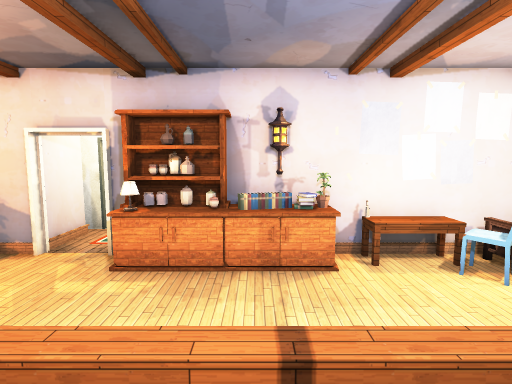
[1] (above)

14 first-person views from a walk through a Unity game level. The camera is 1.25 m above the floor, tilts 6° down and sees 80° across. The floor is counted in squares, 0.8 m on a side. Each view is taken from the middle of a square. On the plan, view 1 faces up. The plan holds only what a view shows up to about 15 squares ahead; the rest is blank. The place goes on beyond the plan. The player is left out. Some animated figures are left out. Door leaves are left out, so doorways stand open. Some surface patterns are stand-ins.

[2]
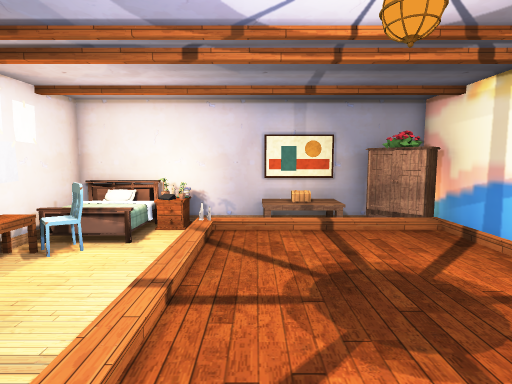

[3]
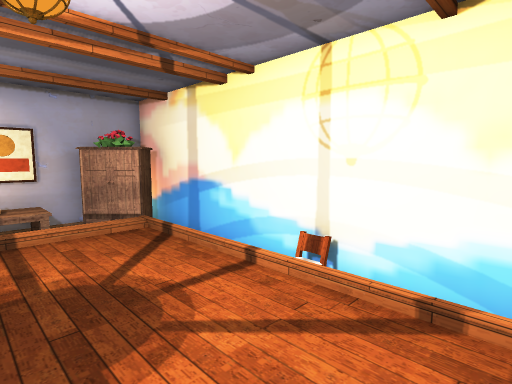

[4]
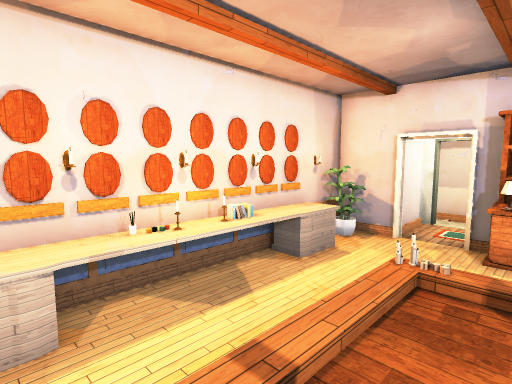

[5]
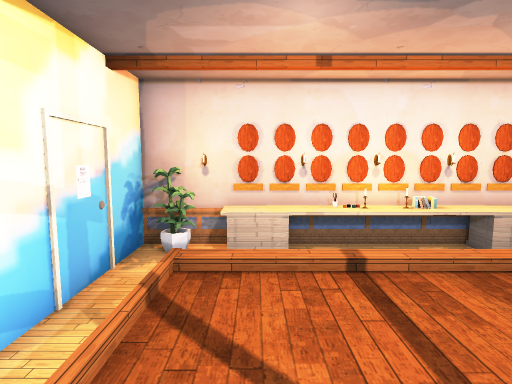

[6]
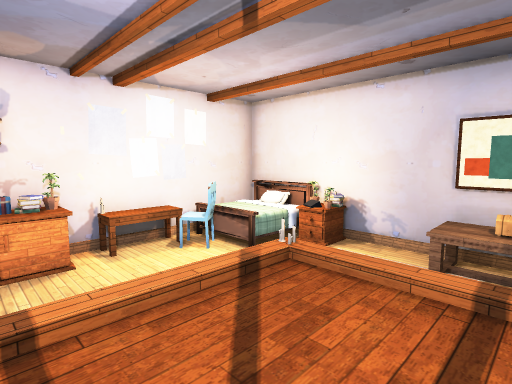

[7]
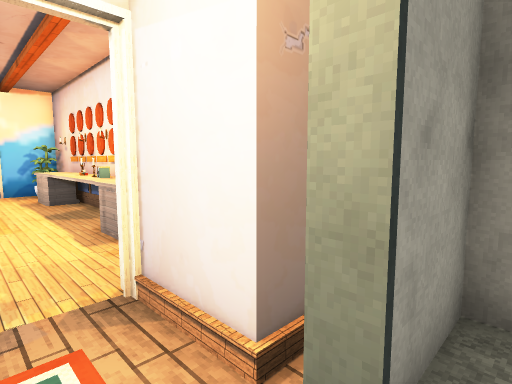

[8]
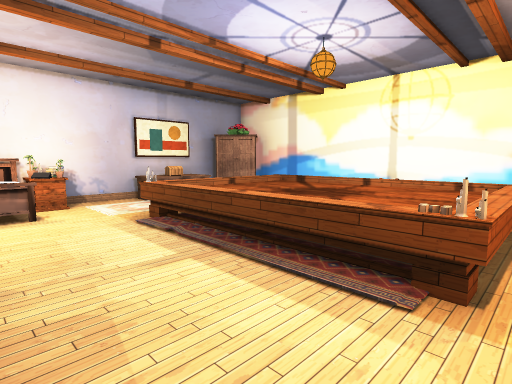

[9]
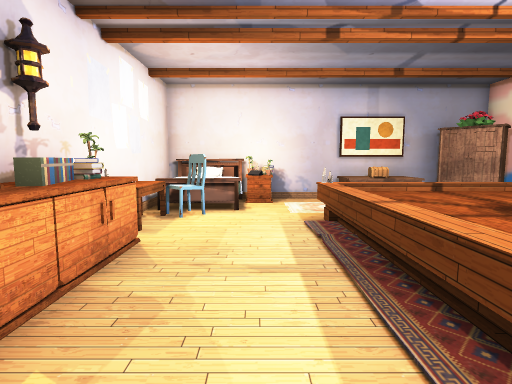

[10]
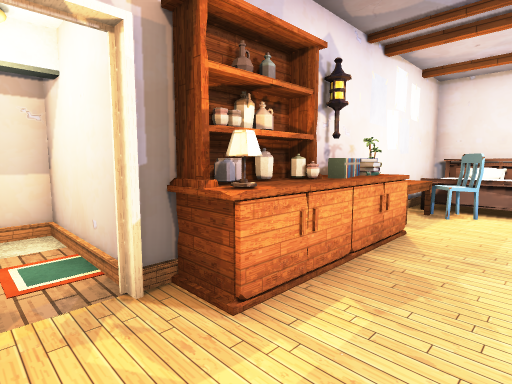

[11]
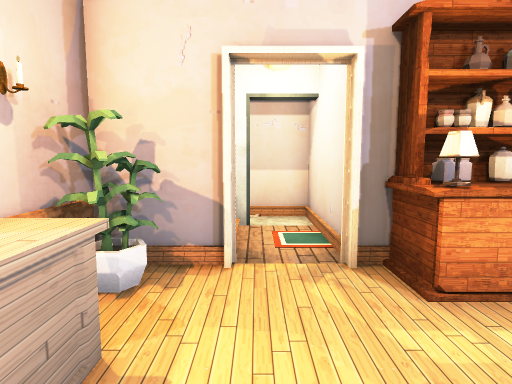

[12]
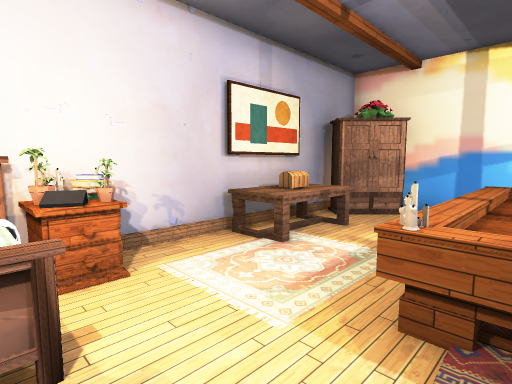

[13]
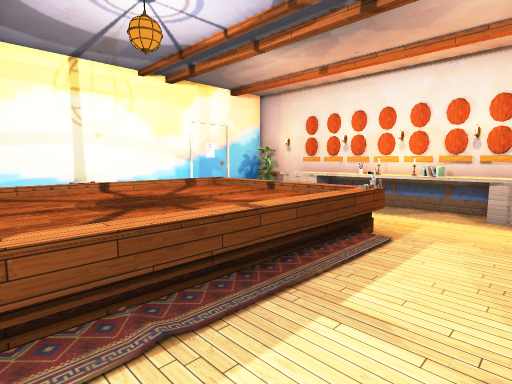

[14]
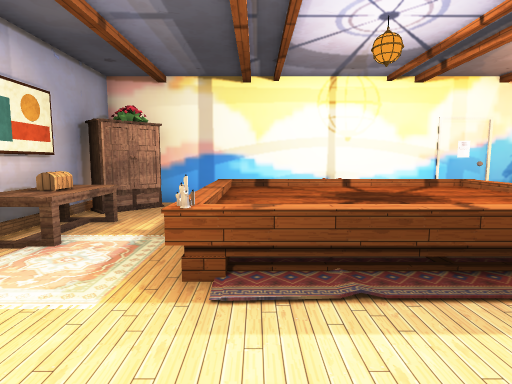

### Floor plan
Key: @ floor where view 1 was taken; # wall or solid block; . main floor; : floor 0.5 m higher than the main floor; + floor 0.75 m higher than the main floor; / step, stairs or slope; D open door; = window, fence, low wall or low ledge; ^ raised ledge; O other object.
Columns run from 8 left of view 1 to 9 right of it. Each row starts with its distance up from view 1.
 12    ###
 11 #....#
 10 ###DD#
  9  ##..#
  8  ##DD############
  7  #.DDOOOOOOOOOOOO
  6  #...OOOOO..OOOOO
  5  ^^...........OOO
  4 #^^............OO
  3 #^^...OO...O...OO#
  2 #O^..////////....#
  1 #O^../::::::+..O##
  0 #^^../::@:::+..OO
 -1 #O^../::::::+..OO
 -2 #^^../::::::+..OO
 -3 #^.../////:/= .O#
 -4 ##.....       OO#
 -5 ########O########

Where each view was taken, in squares from view 1:
view 1: 0 up, 0 right, facing up
view 2: 1 up, 3 left, facing right
view 3: 0 up, 3 left, facing down-right
view 4: 2 down, 2 left, facing up-left
view 5: 2 down, 1 right, facing left
view 6: 1 down, 0 right, facing up-right
view 7: 11 up, 4 left, facing down-left
view 8: 6 up, 4 left, facing down-right
view 9: 4 up, 4 left, facing right
view 10: 4 up, 5 left, facing up-right
view 11: 3 up, 5 left, facing up
view 12: 5 up, 3 right, facing down-right
view 13: 5 up, 3 right, facing down-left
view 14: 6 up, 3 right, facing down
